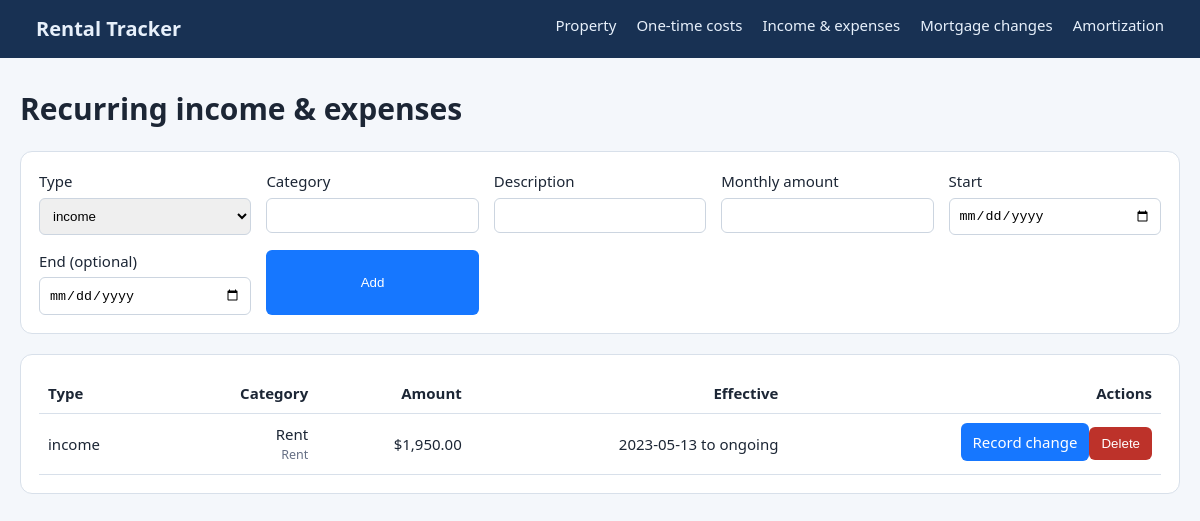
Page /recurring on the earlier database version.
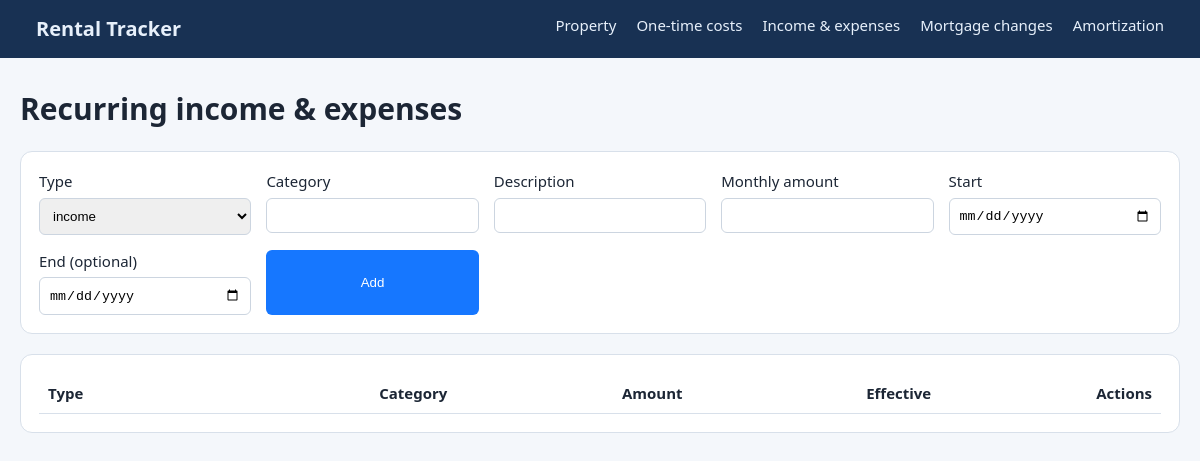
Same page on the later database version.
### tables this page shows
CREATE TABLE recurring_item(id integer primary key autoincrement,kind text check(kind in('income','expense')),category text,description text,monthly_amount real,effective_start text,effective_end text);

### app.py (the view, shortened to what this page needs)
@app.route("/recurring", methods=["GET", "POST"])
def recurring():
    return render_template(
        "recurring.html",
        rows=db().execute(
            """
            select *
            from recurring_item
            order by kind, category, effective_start desc
            """
        ).fetchall(),
    )

### app.py (called while the page is built)
def db():
    if "db" not in g:
        g.db = sqlite3.connect(DB)
        g.db.row_factory = sqlite3.Row
    return g.db

@app.teardown_appcontext
def close(_=None):
    x = g.pop("db", None)
    if x:
        x.close()

@app.template_filter("money")
def money(v):
    return f"${float(v or 0):,.2f}"

### templates/recurring.html
{% extends'base.html'%}{% block body %}<h1>Recurring income & expenses</h1><form method="post" class="form panel"><label>Type<select name="kind"><option>income</option><option>expense</option></select></label><label>Category<input name="category" required></label><label>Description<input name="description"></label><label>Monthly amount<input type="number" step=".01" name="monthly_amount" required></label><label>Start<input type="date" name="effective_start" required></label><label>End (optional)<input type="date" name="effective_end"></label><button>Add</button></form><section class="panel"><table><tr><th>Type</th><th>Category</th><th>Amount</th><th>Effective</th><th>Actions</th></tr>{% for r in rows %}<tr><td>{{r.kind}}</td><td>{{r.category}}<small>{{r.description}}</small></td><td>{{r.monthly_amount|money}}</td><td>{{r.effective_start}} to {{r.effective_end or'ongoing'}}</td><td>{% if not r.effective_end %}<a class="button" href="/recurring/{{r.id}}/change">Record change</a>{% endif %}<form class="inline" method="post" action="/recurring/{{r.id}}/delete"><button class="danger">Delete</button></form></td></tr>{% endfor %}</table></section>{% endblock %}

### templates/base.html
<!doctype html><html><head><meta charset="utf-8"><meta name="viewport" content="width=device-width"><title>Rental Tracker</title><link rel="stylesheet" href="{{url_for('static',filename='style.css')}}"></head><body><nav><a href="/" class="brand">Rental Tracker</a><a href="/property">Property</a><a href="/one-time">One-time costs</a><a href="/recurring">Income & expenses</a><a href="/mortgage-changes">Mortgage changes</a><a href="/amortization">Amortization</a></nav><main>{% block body %}{% endblock %}</main></body></html>

### static/style.css (style rules this page uses)
* { box-sizing:border-box }
body { margin:0;background:#f4f7fb;color:#1c2635;font:15px/1.5 system-ui }
nav { background:#183153;padding:14px 3vw;display:flex;gap:20px;flex-wrap:wrap }
nav a { color:#e7f0fb;text-decoration:none }
.brand { font-size:20px;font-weight:800;margin-right:auto }
main { max-width:1400px;margin:28px auto;padding:0 20px }
.cards section,.panel { background:white;border:1px solid #d8e0ea;border-radius:12px;padding:18px }
.form { display:grid;grid-template-columns:repeat(auto-fit,minmax(210px,1fr));gap:15px;margin-bottom:20px }
.form input,.form select { display:block;width:100%;padding:9px;margin-top:5px;border:1px solid #ccd5e0;border-radius:6px }
button,.button { background:#1677ff;color:white;border:0;border-radius:6px;padding:9px 12px;text-decoration:none }
table { border-collapse:collapse;width:100% }
th,td { padding:9px;border-bottom:1px solid #d8e0ea;text-align:right;white-space:nowrap }
th:first-child,td:first-child { text-align:left }

Differences in the rows shown:
removed recurring_item: kind "income", category "Rent", description "Rent", monthly_amount "$1,950.00", effective_start "2023-05-13", effective_end "ongoing"
